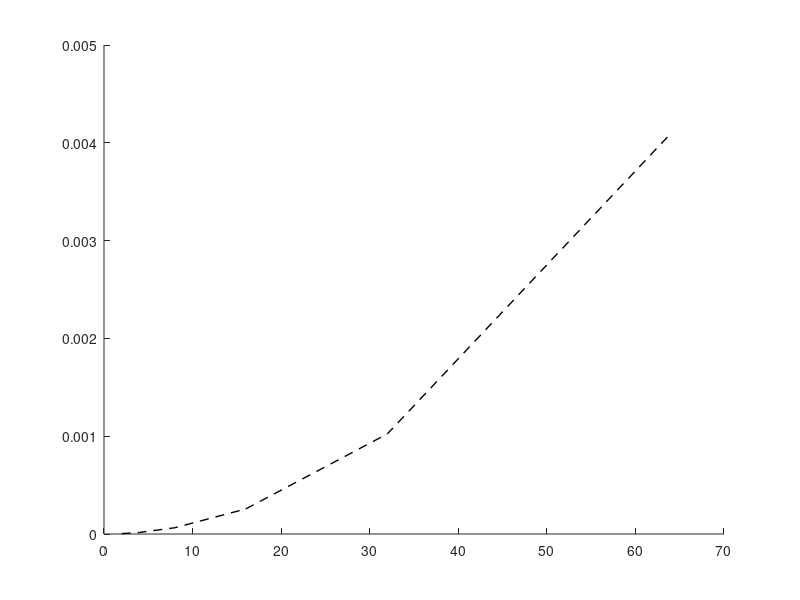

This chart was generated by the following MATLAB code: (Note: this script raises an error after producing the figure.)
for pass = 1:2
  switch pass
  case 1
    tit = 'Log-log plot of \nabla (llt) runtime';
    meths = {'eigen','tinyad','tinyremo'};
    D = [2 6.64949e-06 2.69413e-07 1.8096e-06
    4 1.92308e-05 1.76907e-06 5.24044e-06
    8 7.81894e-05 2.8162e-05 2.04587e-05
    16 0.000185301 0.000427279 9.161e-05
    32 0.000949619 0.00984386 0.00058212
    64 0.00592546 0.337963 0.00258134];
  case 2
    tit = 'Log-log plot of \nabla^2 (llt) runtime';
    meths = {'tinyad','tinyremo'};
    D = [2 1.09673e-07 5.21898e-06
    4 1.76907e-06 2.44403e-05
    8 2.75302e-05 0.000179689
    16 0.000432031 0.00114989
    32 0.00994142 0.0121569
    64 0.347589 0.109768];
  end
  clf;
  hold on;

  switch pass
  case 1
    Y = 1e-6*D(:,1).^2;
    plot(D(:,1),Y,'--k','LineWidth',1);
    txt([D(end,1) Y(end)],' N^2','FontSize',20);
  case 2
    Y = 2e-7*D(:,1).^3;
    plot(D(:,1),Y,'--k','LineWidth',1,'Color',         0.6*[1.0 0.3 0.2]);
    txt([D(end,1) Y(end)],' N^3','FontSize',20,'Color',0.6*[1.0 0.3 0.2]);

    Y = 7e-10*D(2:end,1).^5;
    plot(D(2:end,1),Y,'--k','LineWidth',1,'Color',     0.6*[0.2 0.3 1.0]);
    txt([D(end,1) Y(end)],' N^5','FontSize',20,'Color',0.6*[0.2 0.3 1.0]);
  end

  filt_meths = meths;
  ps = [];
  for mi = numel(meths):-1:1
    switch meths{mi}
    case 'eigen'
      color = [0.2 0.7 0.3];
    case 'tinyremo'
      color = [1.0 0.3 0.2];
    case 'tinyad'
      color = [0.2 0.3 1.0];
      if pass == 1
        filt_meths{mi} = 'tinyad, also computes \nabla^2';
      end
    end
    ps(end+1) = plot(D(:,1),D(:,mi+1),'LineWidth',3,'Color',color);
  end



  hold on;
  set(gca,'YScale','log','XScale','log','FontSize',30,'Color',0.95*[1 1 1]);
  set(gcf,'Color','w');
  legend(ps,flip(filt_meths),'Location','NorthWest','FontSize',30,'Color','w');
  title(tit);
  axis equal;
  xlabel('N');
  ylabel('seconds');
  switch pass
  case 1
    figpng('gradient-llt.png');
  case 2
    figpng('hessian-llt.png');
  end
end
